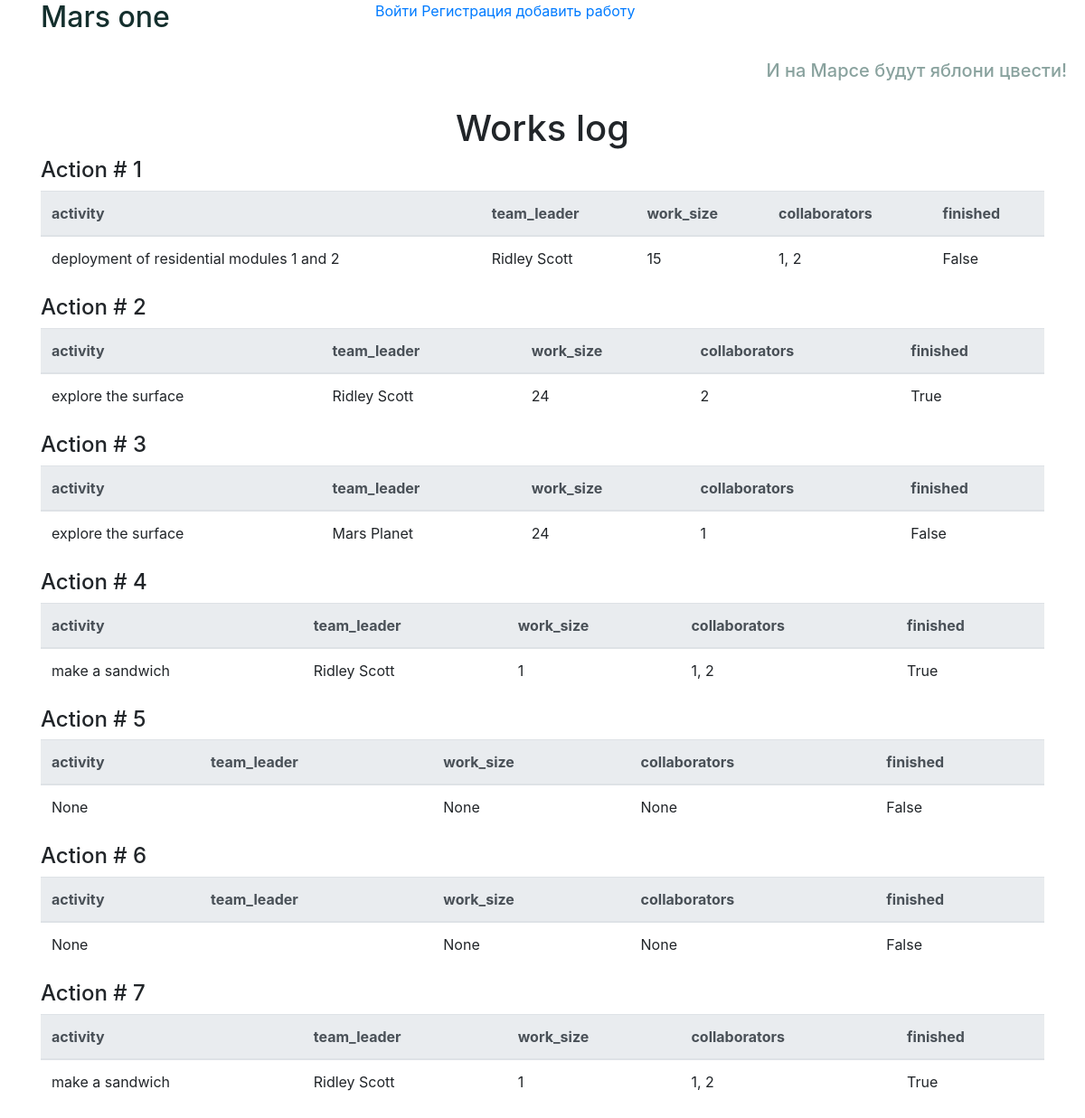
Before: / with the older database file.
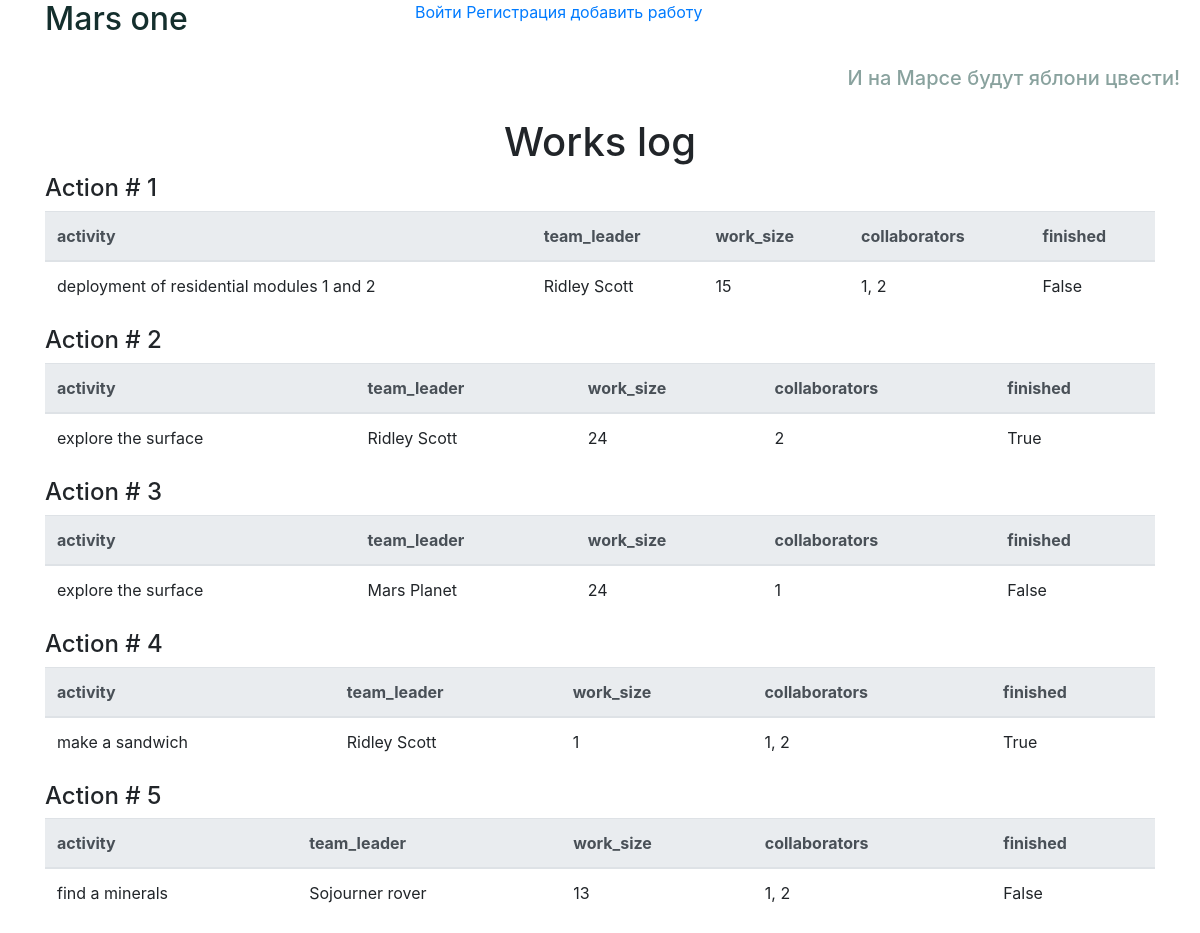
After: the same page with the newer database file.
### data/jobs.py (models this page shows)
class Job(SqlAlchemyBase, SerializerMixin):
    __tablename__ = 'jobs'
    id = sqlalchemy.Column(sqlalchemy.Integer,
                           primary_key=True, autoincrement=True)
    team_leader = sqlalchemy.Column(sqlalchemy.Integer,
                                    sqlalchemy.ForeignKey("users.id"))
    job = sqlalchemy.Column(sqlalchemy.String, nullable=True)
    work_size = sqlalchemy.Column(sqlalchemy.Integer, nullable=True)
    collaborators = sqlalchemy.Column(sqlalchemy.String, nullable=True)
    start_date = sqlalchemy.Column(sqlalchemy.String, nullable=True)
    end_date = sqlalchemy.Column(sqlalchemy.String, nullable=True)
    is_finished = sqlalchemy.Column(sqlalchemy.Boolean, default=False)
    user = orm.relation('User')

### data/users.py (models this page shows, shortened)
class User(SqlAlchemyBase, SerializerMixin, UserMixin):
    __tablename__ = 'users'
    id = sqlalchemy.Column(sqlalchemy.Integer,
                           primary_key=True, autoincrement=True)
    surname = sqlalchemy.Column(sqlalchemy.String, nullable=True)
    name = sqlalchemy.Column(sqlalchemy.String, nullable=True)
    age = sqlalchemy.Column(sqlalchemy.Integer, nullable=True)
    position = sqlalchemy.Column(sqlalchemy.String, nullable=True)
    speciality = sqlalchemy.Column(sqlalchemy.String, nullable=True)
    address = sqlalchemy.Column(sqlalchemy.String, nullable=True)
    email = sqlalchemy.Column(sqlalchemy.String,
                              index=True, unique=True, nullable=True)
    hashed_password = sqlalchemy.Column(sqlalchemy.String, nullable=True)
    modified_date = sqlalchemy.Column(sqlalchemy.DateTime,
                                      default=datetime.datetime.now)
    jobs = orm.relation("Job", back_populates='user')

### main.py (the view)
@app.route("/")
def index():
    session = db_session.create_session()
    jobs = session.query(Job).all()
    return render_template("index.html", jobs=jobs)

### data/db_session.py (called while the page is built)
def create_session() -> Session:
    global __factory
    return __factory()

### templates/index.html (shortened to what this page needs)
{% extends "base.html" %}
{% block content %}
<div class="text text-center"><h1>Works log</h1></div>
{% for job in jobs %}
    <h4>Action # {{ job.id }}</h4>
    <table class="table">
      <thead class="thead-light">
        <tr>
          <th scope="col">activity</th>
          <th scope="col">team_leader</th>
          <th scope="col">work_size</th>
          <th scope="col">collaborators</th>
          <th scope="col">finished</th>
        </tr>
      </thead>
      <tbody>
        <tr>
          <td>{{ job.job }}</td>
          <td>{{ job.user.name }} {{ job.user.surname }}</td>
          <td>{{ job.work_size }}</td>
          <td>{{ job.collaborators }}</td>
          <td>{{ job.is_finished }}</td>
        </tr>
      </tbody>
    </table>
{% endfor %}
{% endblock %}

### templates/base.html (shortened to what this page needs)
<!DOCTYPE html>
<html lang="en">
<head>
    <link rel="stylesheet"
          href="https://maxcdn.bootstrapcdn.com/bootstrap/4.4.1/css/bootstrap.min.css">
    </head>
    <body>
    <header class="flex-container">
        <div class="container">
            <div class="row no-gutters">
                <div class="col-md-4">
                    <div class="color-text-title"><h2>Mars one</h2></div>
                </div>
                <div class="col-auto">
                    <div class="flex-item">
                        {% if current_user.is_authenticated %}
                            <ul class="nav">
                                <li class="nav-item">
                                    <a class="dropdown-item" href="/logout">Выйти</a>
                                </li>
                                <li class="nav-item">
                                    <a class="dropdown-item" href="/addjob">добавить работу</a>
                                </li>
                                <li class="nav-item">
                                    <a class="dropdown-item" href="/">{{ current_user.name }} {{ current_user.surname }}</a>
                                </li>
                            </ul>
                        {% else %}
                            <a class="s13" href="/login">Войти</a>
                            <a class="s13" href="/register">Регистрация</a>
                            <a class="ds13" href="/addjob">добавить работу</a>
                        {% endif %}
                    </div>
                </div>
            </div>
        </div>
    </header>
    <div class="color-text">
        <h5>И на Марсе будут яблони цвести!</h5>
        </div>
    <main role="main" class="container">
        {% block content %}{% endblock %}
    </main>
    </body>
</html>

### static/css/style.css (style rules this page uses)
.color-text { color: #89a29e; text-align: right; padding: 20px; }
.color-text-title { color: #142f2d; }

Changed rows visible on the page:
removed Job: id "6", job "None", work_size "None", collaborators "None", is_finished "False"
removed Job: id "7", job "make a sandwich", user.name "Ridley", user.surname "Scott", work_size "1", collaborators "1, 2", is_finished "True"
changed Job id 5: job "None" → "find a minerals"; user.name (not shown) → "Sojourner"; user.surname (not shown) → "rover"; work_size "None" → "13"; collaborators "None" → "1, 2"
